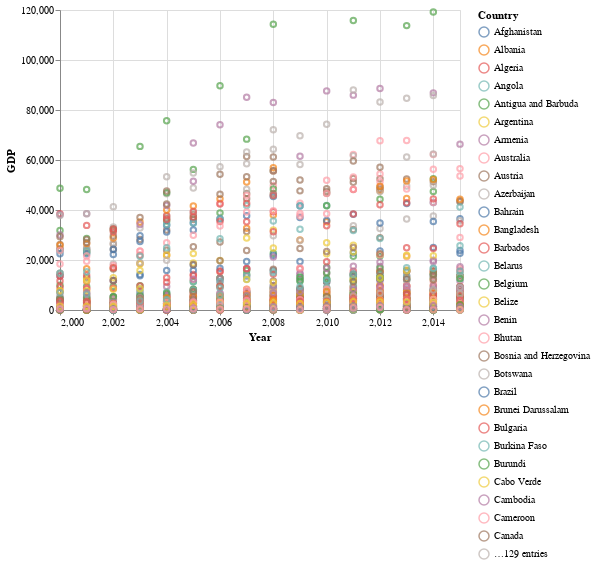

Source (notebook cell):
### Markdown cell above
from this visualization we can see that there are 2 spikes in the chart

### Code cell
alt.Chart(RQ_df_nomiss_done).mark_point().encode(
    x= alt.X('Year', scale=alt.Scale(domain=[2000, 2015])),
    y= alt.Y('GDP'),
    color='Country',
    tooltip=['Country'])

### Figure 1 — Vega-Lite specification as saved in the notebook (floating-point values rounded to 4 significant figures; data arrays with more than 128 entries replaced by an {"elided": "..."} marker saying what was removed)
{"config": {"view": {"continuousWidth": 400, "continuousHeight": 300}}, "data": {"name": "data-c716cf0d8b5740c74988b275e7d83806"}, "mark": "point", "encoding": {"color": {"field": "Country", "type": "nominal"}, "tooltip": [{"field": "Country", "type": "nominal"}], "x": {"field": "Year", "scale": {"domain": [2000, 2015]}, "type": "quantitative"}, "y": {"field": "GDP", "type": "quantitative"}}, "$schema": "https://vega.github.io/schema/vega-lite/v4.17.0.json", "datasets": {"data-c716cf0d8b5740c74988b275e7d83806": {"elided": "2485 records"}}}
